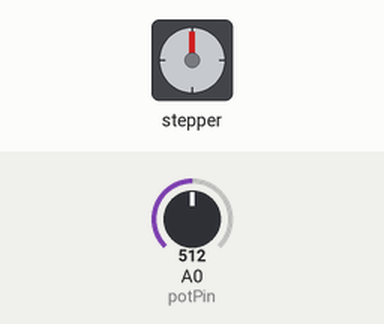
Bench run of a sketch on a simulated Arduino Uno, built with avr-gcc and run on an emulated ATmega328P. Parts: stepper motor. The inputs (shaded band) are chosen by the test bench; at power-on: A0 (potPin) = 512. Stepper angles assume 48 steps per turn.

Above: at 1.5 s.
1.6 s: A0 (potPin) set to 716
At 2.26 s:
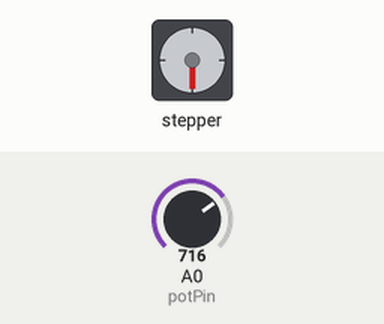
5.2 s: A0 (potPin) set to 900
At 6.04 s:
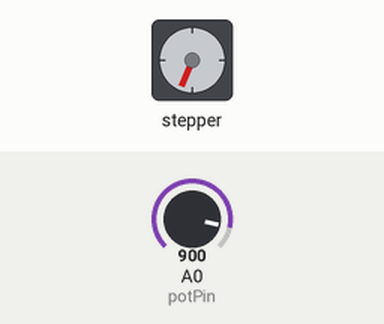
8.8 s: A0 (potPin) set to 122
At 8.96 s:
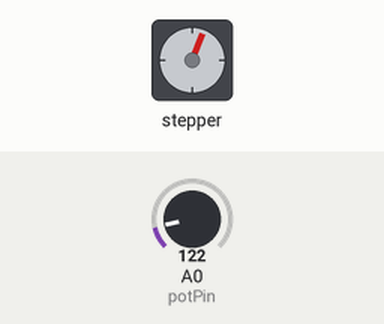
12.4 s: A0 (potPin) set to 0
Timing chart, 0 to 24.0 s (numbered marks = the images above; inputs shaded):
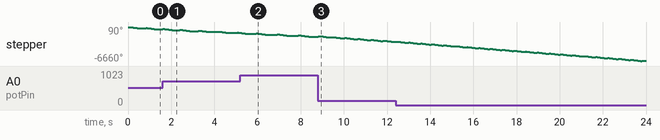

The sketch:

prak1_stepper_tugaspraktikum.ino
```cpp
#include <Stepper.h>

const int stepsPerRevolution = 48;   // nilai banyaknya step per putaran
const int potPin = A0;               // pin analog untuk membaca potensiometer
const int minDelay = 10;             // delay minimum antar langkah

// menginisialisasi stepper menggunakan pin 8, 9, 10, dan 11 secara berurutan
Stepper myStepper(stepsPerRevolution, 8, 9, 10, 11);

int stepDelay = 100;                 // delay antar langkah, default 100ms

void setup() {
  // inisialisasi serial 9600
  Serial.begin(9600);
}

void loop() {
  // membaca nilai potensiometer dan mengubah nilai delay sesuai dengan nilai potensiometer
  int potValue = analogRead(potPin);
  stepDelay = map(potValue, 0, 1023, minDelay, 500);

  // gerakan ke sudut 90 derajat
  myStepper.setSpeed(200);           // kecepatan motor stepper dalam satuan rpm
  myStepper.step(12);                // jumlah langkah untuk mencapai sudut 90 derajat

  // gerakan ke sudut 270 derajat
  myStepper.setSpeed(100);           // kecepatan motor stepper dalam satuan rpm
  myStepper.step(-36);               // jumlah langkah untuk mencapai sudut 270 derajat

  // menunda untuk beberapa saat
  delay(stepDelay);
}
```
